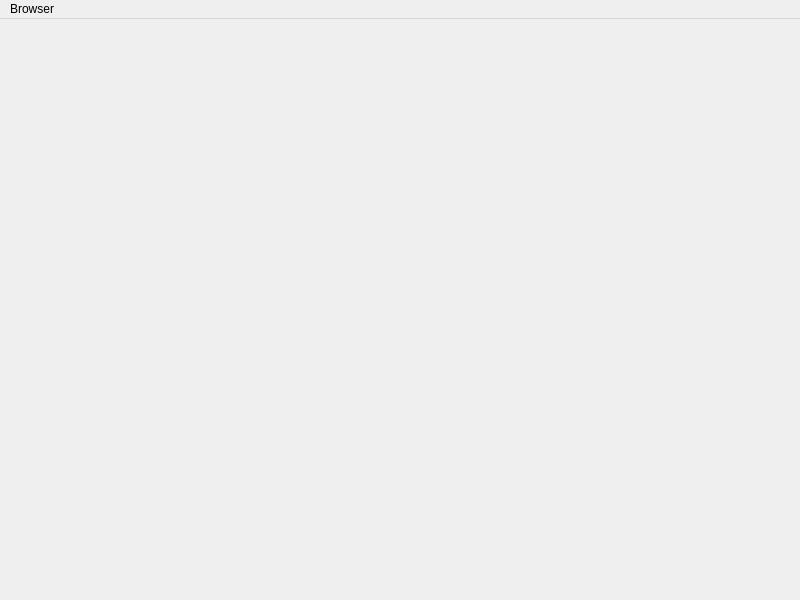
<?xml version="1.0" encoding="UTF-8"?>
<ui version="4.0">
 <class>MainWindow</class>
 <widget class="QMainWindow" name="MainWindow">
  <property name="geometry">
   <rect>
    <x>0</x>
    <y>0</y>
    <width>800</width>
    <height>600</height>
   </rect>
  </property>
  <widget class="QWidget" name="centralwidget">
   <layout class="QVBoxLayout" name="verticalLayout">
    <property name="leftMargin">
     <number>0</number>
    </property>
    <property name="topMargin">
     <number>0</number>
    </property>
    <property name="rightMargin">
     <number>0</number>
    </property>
    <property name="bottomMargin">
     <number>0</number>
    </property>
    <item>
     <widget class="QCefWidget" name="cefWidget" native="true"/>
    </item>
   </layout>
  </widget>
  <widget class="QMenuBar" name="menuBar">
   <property name="geometry">
    <rect>
     <x>0</x>
     <y>0</y>
     <width>800</width>
     <height>20</height>
    </rect>
   </property>
   <widget class="QMenu" name="menuBrowser">
    <property name="title">
     <string>Browser</string>
    </property>
    <addaction name="actionOpenLink"/>
    <addaction name="actionReload"/>
    <addaction name="actionBack"/>
    <addaction name="actionCEF_Version"/>
    <addaction name="actionExit"/>
   </widget>
   <addaction name="menuBrowser"/>
  </widget>
  <action name="actionReload">
   <property name="text">
    <string>Reload</string>
   </property>
  </action>
  <action name="actionExit">
   <property name="text">
    <string>Exit</string>
   </property>
  </action>
  <action name="actionBack">
   <property name="text">
    <string>Back</string>
   </property>
  </action>
  <action name="actionOpenLink">
   <property name="text">
    <string>Open link</string>
   </property>
  </action>
  <action name="actionCEF_Version">
   <property name="text">
    <string>CEF Version</string>
   </property>
  </action>
 </widget>
 <customwidgets>
  <customwidget>
   <class>QCefWidget</class>
   <extends>QWidget</extends>
   <header>qcefwidget.h</header>
   <container>1</container>
  </customwidget>
 </customwidgets>
 <resources/>
 <connections/>
</ui>
